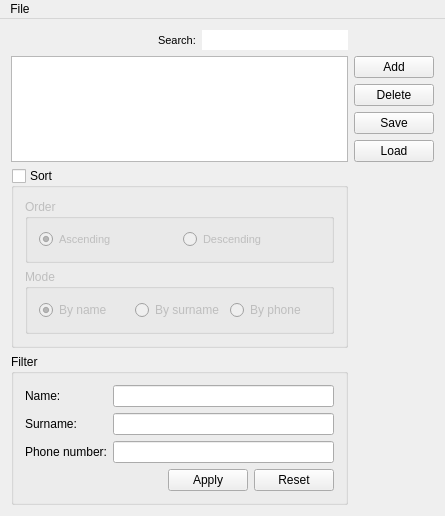
<?xml version="1.0" encoding="UTF-8"?>
<ui version="4.0">
 <class>MainWindowClass</class>
 <widget class="QMainWindow" name="MainWindowClass">
  <property name="geometry">
   <rect>
    <x>0</x>
    <y>0</y>
    <width>445</width>
    <height>407</height>
   </rect>
  </property>
  <property name="windowTitle">
   <string>Phone book</string>
  </property>
  <widget class="QWidget" name="centralWidget">
   <layout class="QGridLayout" name="gridLayout">
    <item row="0" column="0">
     <layout class="QHBoxLayout" name="horizontalLayout">
      <item>
       <spacer name="horizontalSpacer">
        <property name="orientation">
         <enum>Qt::Horizontal</enum>
        </property>
        <property name="sizeHint" stdset="0">
         <size>
          <width>40</width>
          <height>20</height>
         </size>
        </property>
       </spacer>
      </item>
      <item>
       <widget class="QLabel" name="label">
        <property name="font">
         <font>
          <pointsize>8</pointsize>
         </font>
        </property>
        <property name="midLineWidth">
         <number>4</number>
        </property>
        <property name="text">
         <string>Search:</string>
        </property>
       </widget>
      </item>
      <item>
       <widget class="QLineEdit" name="lineEdit_serch">
        <property name="sizePolicy">
         <sizepolicy hsizetype="Expanding" vsizetype="Minimum">
          <horstretch>0</horstretch>
          <verstretch>0</verstretch>
         </sizepolicy>
        </property>
        <property name="maximumSize">
         <size>
          <width>200</width>
          <height>16777215</height>
         </size>
        </property>
        <property name="baseSize">
         <size>
          <width>20</width>
          <height>30</height>
         </size>
        </property>
        <property name="layoutDirection">
         <enum>Qt::LeftToRight</enum>
        </property>
        <property name="maxLength">
         <number>200</number>
        </property>
        <property name="frame">
         <bool>false</bool>
        </property>
       </widget>
      </item>
     </layout>
    </item>
    <item row="6" column="0">
     <widget class="QTableView" name="tableView"/>
    </item>
    <item row="6" column="1">
     <layout class="QVBoxLayout" name="verticalLayout">
      <item>
       <widget class="QPushButton" name="pushButtonAdd">
        <property name="text">
         <string>Add</string>
        </property>
       </widget>
      </item>
      <item>
       <widget class="QPushButton" name="pushButtonDelete">
        <property name="text">
         <string>Delete</string>
        </property>
       </widget>
      </item>
      <item>
       <spacer name="verticalSpacer">
        <property name="orientation">
         <enum>Qt::Vertical</enum>
        </property>
        <property name="sizeHint" stdset="0">
         <size>
          <width>20</width>
          <height>40</height>
         </size>
        </property>
       </spacer>
      </item>
      <item>
       <widget class="QPushButton" name="pushButton_Save">
        <property name="text">
         <string>Save</string>
        </property>
       </widget>
      </item>
      <item>
       <widget class="QPushButton" name="pushButton_Load">
        <property name="text">
         <string>Load</string>
        </property>
       </widget>
      </item>
     </layout>
    </item>
    <item row="7" column="0">
     <widget class="QGroupBox" name="groupBox_Sort">
      <property name="title">
       <string>Sort</string>
      </property>
      <property name="checkable">
       <bool>true</bool>
      </property>
      <property name="checked">
       <bool>false</bool>
      </property>
      <layout class="QGridLayout" name="gridLayout_2">
       <item row="1" column="0">
        <widget class="QGroupBox" name="groupBox_3">
         <property name="title">
          <string>Mode</string>
         </property>
         <layout class="QHBoxLayout" name="horizontalLayout_2">
          <item>
           <widget class="QRadioButton" name="radioButton_ByName">
            <property name="text">
             <string>By name</string>
            </property>
            <property name="checked">
             <bool>true</bool>
            </property>
           </widget>
          </item>
          <item>
           <widget class="QRadioButton" name="radioButton_BySurname">
            <property name="text">
             <string>By surname</string>
            </property>
           </widget>
          </item>
          <item>
           <widget class="QRadioButton" name="radioButton_ByPhone">
            <property name="text">
             <string>By phone</string>
            </property>
           </widget>
          </item>
         </layout>
        </widget>
       </item>
       <item row="0" column="0">
        <widget class="QGroupBox" name="groupBox_2">
         <property name="title">
          <string>Order</string>
         </property>
         <layout class="QHBoxLayout" name="horizontalLayout_3">
          <item>
           <widget class="QRadioButton" name="radioButton_Ascending">
            <property name="font">
             <font>
              <pointsize>8</pointsize>
             </font>
            </property>
            <property name="text">
             <string>Ascending</string>
            </property>
            <property name="checkable">
             <bool>true</bool>
            </property>
            <property name="checked">
             <bool>true</bool>
            </property>
           </widget>
          </item>
          <item>
           <widget class="QRadioButton" name="radioButton_Descending">
            <property name="font">
             <font>
              <pointsize>8</pointsize>
             </font>
            </property>
            <property name="text">
             <string>Descending</string>
            </property>
            <property name="checkable">
             <bool>true</bool>
            </property>
            <property name="checked">
             <bool>false</bool>
            </property>
           </widget>
          </item>
         </layout>
        </widget>
       </item>
      </layout>
     </widget>
    </item>
    <item row="8" column="0">
     <widget class="QGroupBox" name="groupBox_4">
      <property name="title">
       <string>Filter</string>
      </property>
      <layout class="QFormLayout" name="formLayout">
       <item row="0" column="0">
        <widget class="QLabel" name="label_2">
         <property name="text">
          <string>Name:</string>
         </property>
        </widget>
       </item>
       <item row="0" column="1">
        <widget class="QLineEdit" name="lineEdit_Name"/>
       </item>
       <item row="1" column="0">
        <widget class="QLabel" name="label_3">
         <property name="text">
          <string>Surname:</string>
         </property>
        </widget>
       </item>
       <item row="1" column="1">
        <widget class="QLineEdit" name="lineEdit_Surname"/>
       </item>
       <item row="2" column="0">
        <widget class="QLabel" name="label_4">
         <property name="text">
          <string>Phone number:</string>
         </property>
        </widget>
       </item>
       <item row="2" column="1">
        <widget class="QLineEdit" name="lineEdit_Phone"/>
       </item>
       <item row="3" column="1">
        <layout class="QHBoxLayout" name="horizontalLayout_4">
         <item>
          <spacer name="horizontalSpacer_2">
           <property name="orientation">
            <enum>Qt::Horizontal</enum>
           </property>
           <property name="sizeHint" stdset="0">
            <size>
             <width>40</width>
             <height>20</height>
            </size>
           </property>
          </spacer>
         </item>
         <item>
          <widget class="QPushButton" name="pushButton_Apply">
           <property name="text">
            <string>Apply</string>
           </property>
          </widget>
         </item>
         <item>
          <widget class="QPushButton" name="pushButton_Reset">
           <property name="text">
            <string>Reset</string>
           </property>
          </widget>
         </item>
        </layout>
       </item>
      </layout>
     </widget>
    </item>
   </layout>
  </widget>
  <widget class="QMenuBar" name="menuBar">
   <property name="geometry">
    <rect>
     <x>0</x>
     <y>0</y>
     <width>445</width>
     <height>18</height>
    </rect>
   </property>
   <widget class="QMenu" name="menuFile">
    <property name="title">
     <string>File</string>
    </property>
    <addaction name="actionExit"/>
   </widget>
   <addaction name="menuFile"/>
  </widget>
  <action name="actionExit">
   <property name="text">
    <string>Exit</string>
   </property>
  </action>
 </widget>
 <layoutdefault spacing="6" margin="11"/>
 <resources>
  <include location="MainWindow.qrc"/>
 </resources>
 <connections/>
</ui>
